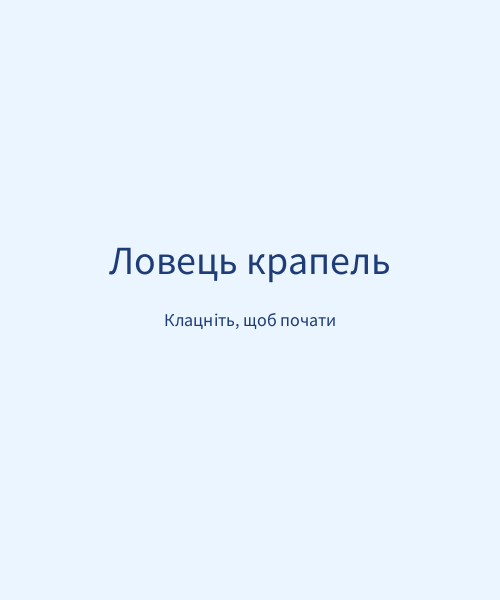
Frame 1 (no input)
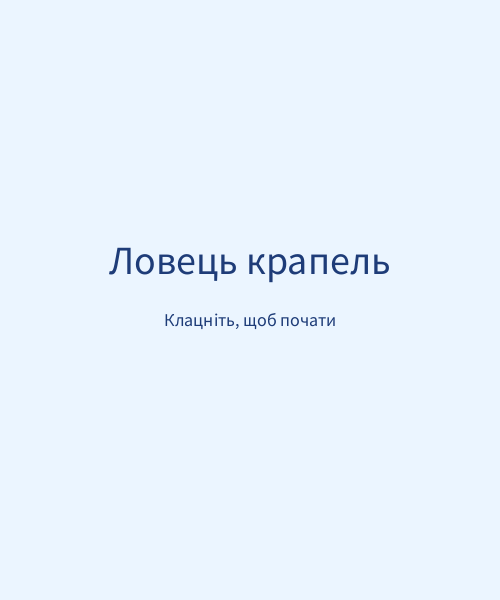
Frame 60 (the mouse pressed at the canvas centre just before this capture)
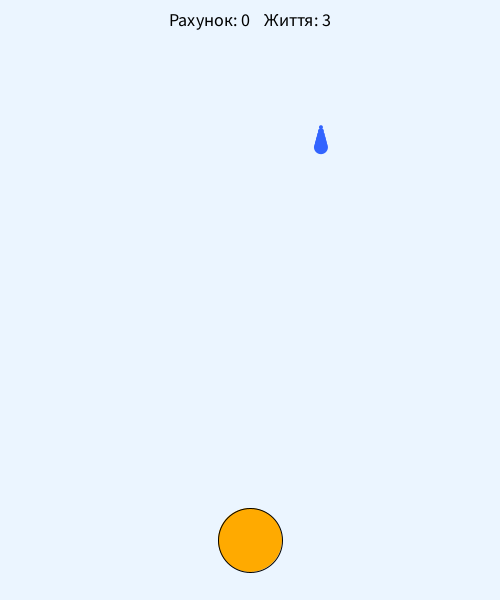
Frame 120 (the mouse held since frame 60 and released just before this capture)

The Processing sketch that drew these frames (run headless with seeded random() and noise(); from frame 60 on, the mouse is pressed at the canvas centre):

// Processing sketch: L15_Lovets
// ── L15_Lovets.pde
// Урок 15. Гра «Ловець крапель» (за ідеєю Д. Шиффмана, розд. 10)
// Керування — мишею. Стани: 0 — меню, 1 — гра, 2 — кінець гри.

int state = 0;
Catcher catcher;
ArrayList<Drop> drops;
Timer timer;
int score;
int lives;
int best = 0;

void setup() {
  size(500, 600);
  textAlign(CENTER, CENTER);
  restart();
}

void restart() {
  catcher = new Catcher(32);
  drops = new ArrayList<Drop>();
  timer = new Timer(1000);   // нова крапля щосекунди
  timer.start();
  score = 0;
  lives = 3;
}

void draw() {
  background(235, 245, 255);
  if (state == 0)      drawMenu();
  else if (state == 1) playGame();
  else                 drawGameOver();
}

void drawMenu() {
  fill(30, 60, 120);
  textSize(40);
  text("Ловець крапель", width/2, height/2 - 40);
  textSize(18);
  text("Клацніть, щоб почати", width/2, height/2 + 20);
}

void playGame() {
  catcher.setLocation(mouseX, height - 60);
  catcher.display();

  if (timer.isFinished()) {
    drops.add(new Drop(1 + score * 0.1));   // що більший рахунок, то швидше
    timer.start();
  }

  for (int i = drops.size() - 1; i >= 0; i--) {
    Drop d = drops.get(i);
    d.move();
    d.display();
    if (catcher.intersect(d)) {
      score++;
      drops.remove(i);
    } else if (d.reachedBottom()) {
      lives--;
      drops.remove(i);
    }
  }

  fill(0);
  textSize(18);
  text("Рахунок: " + score + "    Життя: " + lives, width/2, 20);

  if (lives <= 0) {
    best = max(best, score);
    state = 2;
  }
}

void drawGameOver() {
  fill(180, 30, 30);
  textSize(40);
  text("Гру закінчено", width/2, height/2 - 40);
  fill(0);
  textSize(20);
  text("Рахунок: " + score + "   Рекорд: " + best, width/2, height/2 + 10);
  text("Клацніть, щоб грати ще", width/2, height/2 + 50);
}

void mousePressed() {
  if (state == 0) {
    state = 1;
  } else if (state == 2) {
    restart();
    state = 1;
  }
}

// ── Catcher.pde
// Ловець — коло, що рухається за мишею

class Catcher {
  float r;
  float x, y;

  Catcher(float tempR) {
    r = tempR;
  }

  void setLocation(float tempX, float tempY) {
    x = tempX;
    y = tempY;
  }

  void display() {
    stroke(0);
    fill(255, 170, 0);
    ellipse(x, y, r * 2, r * 2);
  }

  // Зіткнення: відстань між центрами менша за суму радіусів
  boolean intersect(Drop d) {
    return dist(x, y, d.x, d.y) < r + d.r;
  }
}

// ── Drop.pde
// Крапля падає згори

class Drop {
  float x, y;
  float speed;
  float r = 8;
  color c = color(50, 100, 255);

  Drop(float baseSpeed) {
    x = random(r, width - r);
    y = -r * 4;
    speed = baseSpeed + random(1, 3);
  }

  void move() {
    y += speed;
  }

  boolean reachedBottom() {
    return y > height + r * 4;
  }

  // Крапля малюється стовпчиком кіл, що збільшуються донизу (як у Шиффмана)
  void display() {
    noStroke();
    fill(c);
    for (int i = 2; i < r; i++) {
      ellipse(x, y + i * 4, i * 2, i * 2);
    }
  }
}

// ── Timer.pde
// Таймер на основі millis()

class Timer {
  int savedTime;
  int totalTime;

  Timer(int tempTotalTime) {
    totalTime = tempTotalTime;
  }

  void start() {
    savedTime = millis();
  }

  boolean isFinished() {
    return millis() - savedTime > totalTime;
  }
}
